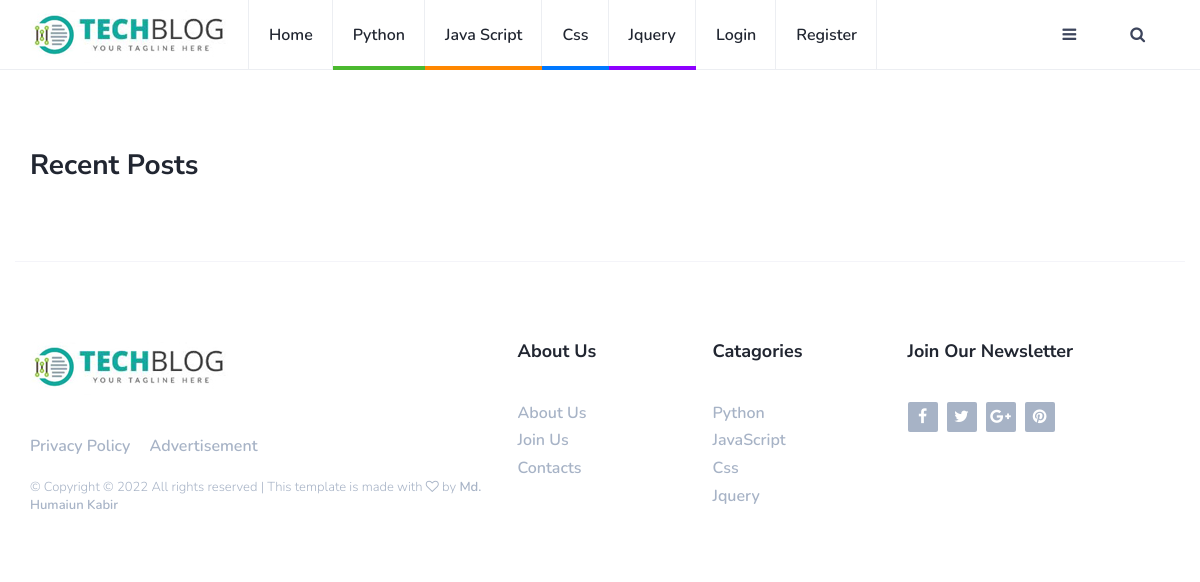
/, run on an earlier commit of the app's database.
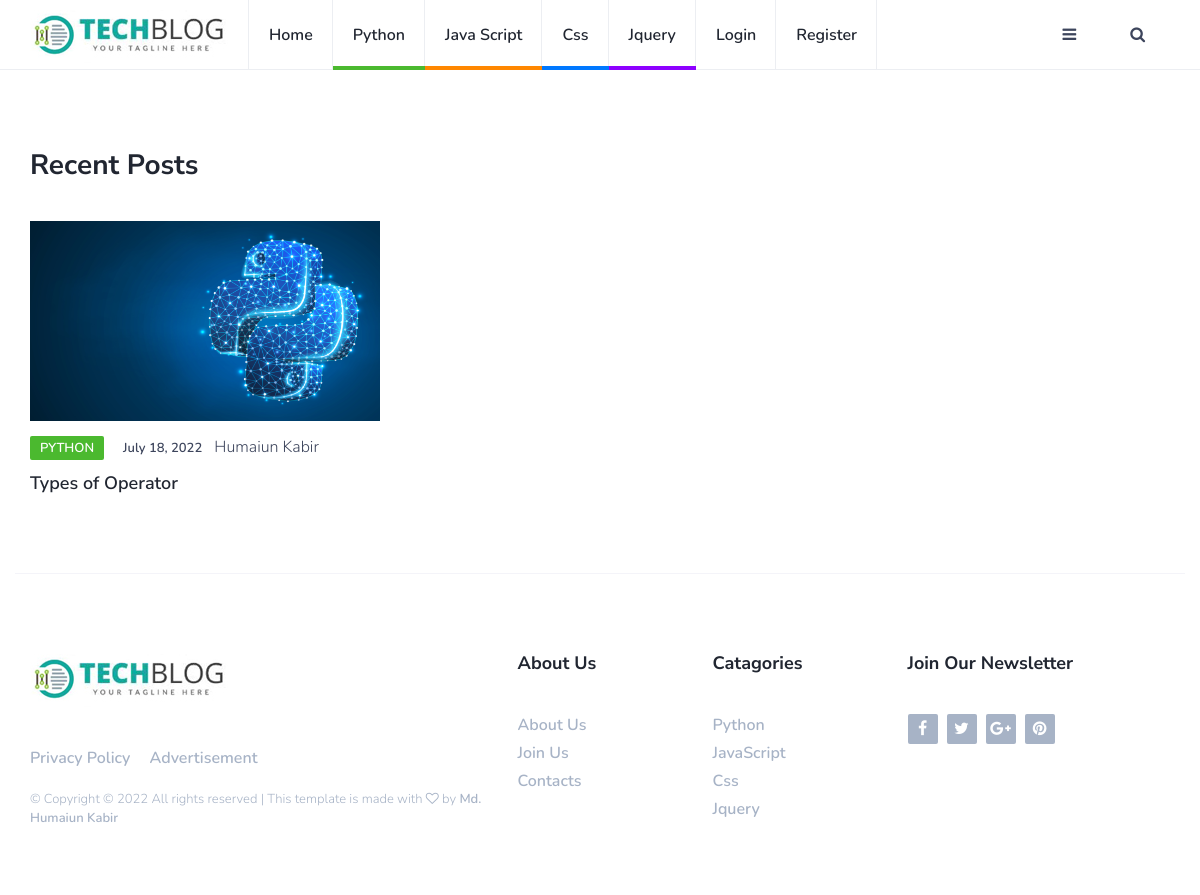
And on a later commit of the database.
### blogapp/models.py (models this page shows, shortened)
class article(models.Model):
    DEFAULT = 'default.jpg'
    id = models.IntegerField(primary_key=True, auto_created=True)
    article_author = models.ForeignKey(author, on_delete=models.CASCADE)
    title = models.CharField(max_length=200)
    body = models.TextField()
    image = models.FileField(default=DEFAULT)
    category = models.ForeignKey(category, on_delete=models.CASCADE)
    postdate = models.DateField(default=Timestamp.now)

class category(models.Model):
    id = models.IntegerField(primary_key=True, auto_created=True)
    name = models.CharField(max_length=100)
    catcolor = models.CharField(max_length=100, default='red')

class author(models.Model):
    DEFAULT = 'defaultuser.png'
    id = models.IntegerField(primary_key=True, auto_created=True)
    name = models.ForeignKey(User, on_delete=models.CASCADE)
    profile_picture = models.FileField(default=DEFAULT)
    detals = models.TextField()

### blogapp/views.py (the view)
# urls.py: path('', views.home, name='home'),
def home(request):
    if request.user.is_authenticated:
        post = article.objects.filter(
            article_author_id=request.user.id).order_by('-id')
        search = request.GET.get('q')
        if search:
            post = post.filter(
                Q(title__icontains=search) | Q(body__icontains=search)
            )
        context = {
            "post": ''
        }
        return render(request, 'index.html', context)
    else:
        post = article.objects.all().order_by('-id')
        search = request.GET.get('q')
        if search:
            post = post.filter(
                Q(title__icontains=search) | Q(body__icontains=search)
            )
        context = {
            "post": post
        }
        return render(request, 'index.html', context)

### templates/index.html (shortened to what this page needs)
{% extends "masterpage.html" %} {% load static %}  {% block content %}
<div class="row">
  <div class="col-md-12">
    <div class="section-title">
      <h2>Recent Posts</h2>
    </div>
  </div>
  {% for p in post %}
  <div class="col-md-4">
    <div class="post">
      <a class="post-img" href="{% url 'singlepost' id=p.id %}"
        ><img src="{{ p.image.url }}" alt=""
      /></a>
      <div class="post-body">
        <div class="post-meta">
          <a
            class="post-category cat-{{ p.category.id }}"
            href="{% url 'categorypost' id=p.category.id %}"
            >{{ p.category.name }}</a
          >
          <span class="post-date">{{ p.postdate }}</span> &nbsp;
          <span class="">{{ p.article_author.name.get_full_name }}</span>
        </div>
        <h3 class="post-title">
          <a href="{% url 'singlepost' id=p.id %}">{{ p.title }}</a>
        </h3>
      </div>
    </div>
  </div>
  {% endfor %}
</div>
{% endblock %}

What changed in the data, as far as the page shows it:
added article: image (picture), category.name "PYTHON", postdate "July 18, 2022", article_author.name.get_full_name "Humaiun Kabir", title "Types of Operator"
